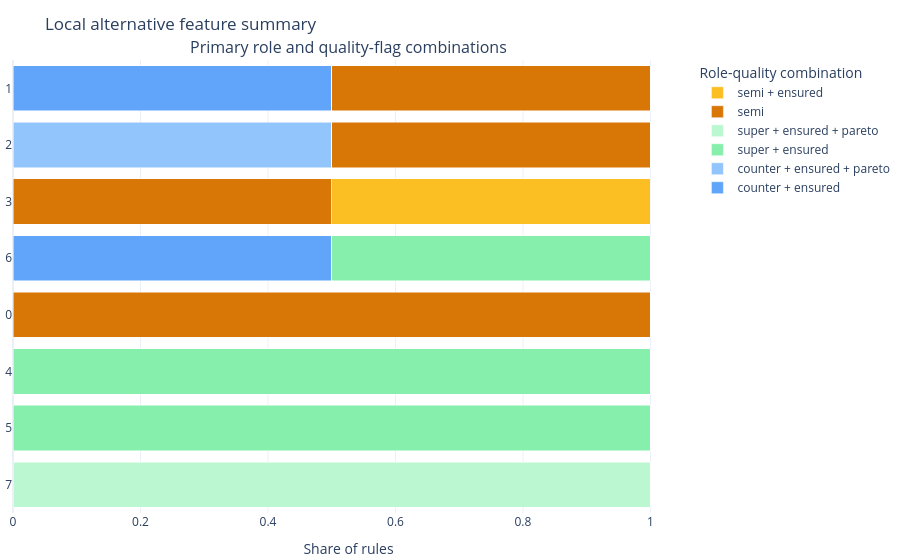

The code cell stored with this chart in its notebook:
### Markdown cell above
Normalize each feature row to shares while preserving raw counts in hover.

### Code cell
alt = alternatives[0].plot(
    style="plotly.local.alternative_feature_summary",
    show=True,
    normalize="share",
)

### Figure 1 — Plotly figure (JSON) as saved in the notebook; plotly's stock layout.template omitted (floating-point values rounded to 4 significant figures)
{"data": [{"customdata": [1, 0, 0, 1, 0, 0, 0, 0], "hovertemplate": "%{hovertext}<extra></extra>", "hovertext": ["feature: 1<br>feature index: 1<br>current value: -0.06611522595320368<br>role-quality: counter + ensured<br>primary role: counter<br>quality flags: ensured<br>count: 1<br>share within feature: 0.500<br>rule ids/ranks: rule-1 (rank 2)<br>role sources: ce_metadata=1, rule_metadata=0, heuristic=0, unavailable=0<br>bar value: share", "feature: 2<br>feature index: 2<br>current value: -2.0984040353186995<br>role-quality: counter + ensured<br>primary role: counter<br>quality flags: ensured<br>count: 0<br>share within feature: 0.000<br>rule ids/ranks: <br>role sources: ce_metadata=0, rule_metadata=0, heuristic=0, unavailable=0<br>bar value: share", "feature: 3<br>feature index: 3<br>current value: 0.25748738048707853<br>role-quality: counter + ensured<br>primary role: counter<br>quality flags: ensured<br>count: 0<br>share within feature: 0.000<br>rule ids/ranks: <br>role sources: ce_metadata=0, rule_metadata=0, heuristic=0, unavailable=0<br>bar value: share", "feature: 6<br>feature index: 6<br>current value: 0.30687180572231354<br>role-quality: counter + ensured<br>primary role: counter<br>quality flags: ensured<br>count: 1<br>share within feature: 0.500<br>rule ids/ranks: rule-9 (rank 10)<br>role sources: ce_metadata=1, rule_metadata=0, heuristic=0, unavailable=0<br>bar value: share", "feature: 0<br>feature index: 0<br>current value: -0.4224987168254349<br>role-quality: counter + ensured<br>primary role: counter<br>quality flags: ensured<br>count: 0<br>share within feature: 0.000<br>rule ids/ranks: <br>role sources: ce_metadata=0, rule_metadata=0, heuristic=0, unavailable=0<br>bar value: share", "feature: 4<br>feature index: 4<br>current value: -1.5187459901338642<br>role-quality: counter + ensured<br>primary role: counter<br>quality flags: ensured<br>count: 0<br>share within feature: 0.000<br>rule ids/ranks: <br>role sources: ce_metadata=0, rule_metadata=0, heuristic=0, unavailable=0<br>bar value: share", "feature: 5<br>feature index: 5<br>current value: 1.1045544214720489<br>role-quality: counter + ensured<br>primary role: counter<br>quality flags: ensured<br>count: 0<br>share within feature: 0.000<br>rule ids/ranks: <br>role sources: ce_metadata=0, rule_metadata=0, heuristic=0, unavailable=0<br>bar value: share", "feature: 7<br>feature index: 7<br>current value: 2.7736367156223083<br>role-quality: counter + ensured<br>primary role: counter<br>quality flags: ensured<br>count: 0<br>share within feature: 0.000<br>rule ids/ranks: <br>role sources: ce_metadata=0, rule_metadata=0, heuristic=0, unavailable=0<br>bar value: share"], "marker": {"color": "#60a5fa"}, "meta": {"panel": "role_quality", "role_quality_key": "counter__ensured"}, "name": "counter + ensured", "orientation": "h", "type": "bar", "x": [0.5, 0.0, 0.0, 0.5, 0.0, 0.0, 0.0, 0.0], "xaxis": "x", "y": ["1", "2", "3", "6", "0", "4", "5", "7"], "yaxis": "y"}, {"customdata": [0, 1, 0, 0, 0, 0, 0, 0], "hovertemplate": "%{hovertext}<extra></extra>", "hovertext": ["feature: 1<br>feature index: 1<br>current value: -0.06611522595320368<br>role-quality: counter + ensured + pareto<br>primary role: counter<br>quality flags: ensured, pareto<br>count: 0<br>share within feature: 0.000<br>rule ids/ranks: <br>role sources: ce_metadata=0, rule_metadata=0, heuristic=0, unavailable=0<br>bar value: share", "feature: 2<br>feature index: 2<br>current value: -2.0984040353186995<br>role-quality: counter + ensured + pareto<br>primary role: counter<br>quality flags: ensured, pareto<br>count: 1<br>share within feature: 0.500<br>rule ids/ranks: rule-4 (rank 5)<br>role sources: ce_metadata=1, rule_metadata=0, heuristic=0, unavailable=0<br>bar value: share", "feature: 3<br>feature index: 3<br>current value: 0.25748738048707853<br>role-quality: counter + ensured + pareto<br>primary role: counter<br>quality flags: ensured, pareto<br>count: 0<br>share within feature: 0.000<br>rule ids/ranks: <br>role sources: ce_metadata=0, rule_metadata=0, heuristic=0, unavailable=0<br>bar value: share", "feature: 6<br>feature index: 6<br>current value: 0.30687180572231354<br>role-quality: counter + ensured + pareto<br>primary role: counter<br>quality flags: ensured, pareto<br>count: 0<br>share within feature: 0.000<br>rule ids/ranks: <br>role sources: ce_metadata=0, rule_metadata=0, heuristic=0, unavailable=0<br>bar value: share", "feature: 0<br>feature index: 0<br>current value: -0.4224987168254349<br>role-quality: counter + ensured + pareto<br>primary role: counter<br>quality flags: ensured, pareto<br>count: 0<br>share within feature: 0.000<br>rule ids/ranks: <br>role sources: ce_metadata=0, rule_metadata=0, heuristic=0, unavailable=0<br>bar value: share", "feature: 4<br>feature index: 4<br>current value: -1.5187459901338642<br>role-quality: counter + ensured + pareto<br>primary role: counter<br>quality flags: ensured, pareto<br>count: 0<br>share within feature: 0.000<br>rule ids/ranks: <br>role sources: ce_metadata=0, rule_metadata=0, heuristic=0, unavailable=0<br>bar value: share", "feature: 5<br>feature index: 5<br>current value: 1.1045544214720489<br>role-quality: counter + ensured + pareto<br>primary role: counter<br>quality flags: ensured, pareto<br>count: 0<br>share within feature: 0.000<br>rule ids/ranks: <br>role sources: ce_metadata=0, rule_metadata=0, heuristic=0, unavailable=0<br>bar value: share", "feature: 7<br>feature index: 7<br>current value: 2.7736367156223083<br>role-quality: counter + ensured + pareto<br>primary role: counter<br>quality flags: ensured, pareto<br>count: 0<br>share within feature: 0.000<br>rule ids/ranks: <br>role sources: ce_metadata=0, rule_metadata=0, heuristic=0, unavailable=0<br>bar value: share"], "marker": {"color": "#93c5fd"}, "meta": {"panel": "role_quality", "role_quality_key": "counter__ensured__pareto"}, "name": "counter + ensured + pareto", "orientation": "h", "type": "bar", "x": [0.0, 0.5, 0.0, 0.0, 0.0, 0.0, 0.0, 0.0], "xaxis": "x", "y": ["1", "2", "3", "6", "0", "4", "5", "7"], "yaxis": "y"}, {"customdata": [0, 0, 0, 1, 0, 1, 1, 0], "hovertemplate": "%{hovertext}<extra></extra>", "hovertext": ["feature: 1<br>feature index: 1<br>current value: -0.06611522595320368<br>role-quality: super + ensured<br>primary role: super<br>quality flags: ensured<br>count: 0<br>share within feature: 0.000<br>rule ids/ranks: <br>role sources: ce_metadata=0, rule_metadata=0, heuristic=0, unavailable=0<br>bar value: share", "feature: 2<br>feature index: 2<br>current value: -2.0984040353186995<br>role-quality: super + ensured<br>primary role: super<br>quality flags: ensured<br>count: 0<br>share within feature: 0.000<br>rule ids/ranks: <br>role sources: ce_metadata=0, rule_metadata=0, heuristic=0, unavailable=0<br>bar value: share", "feature: 3<br>feature index: 3<br>current value: 0.25748738048707853<br>role-quality: super + ensured<br>primary role: super<br>quality flags: ensured<br>count: 0<br>share within feature: 0.000<br>rule ids/ranks: <br>role sources: ce_metadata=0, rule_metadata=0, heuristic=0, unavailable=0<br>bar value: share", "feature: 6<br>feature index: 6<br>current value: 0.30687180572231354<br>role-quality: super + ensured<br>primary role: super<br>quality flags: ensured<br>count: 1<br>share within feature: 0.500<br>rule ids/ranks: rule-10 (rank 11)<br>role sources: ce_metadata=1, rule_metadata=0, heuristic=0, unavailable=0<br>bar value: share", "feature: 0<br>feature index: 0<br>current value: -0.4224987168254349<br>role-quality: super + ensured<br>primary role: super<br>quality flags: ensured<br>count: 0<br>share within feature: 0.000<br>rule ids/ranks: <br>role sources: ce_metadata=0, rule_metadata=0, heuristic=0, unavailable=0<br>bar value: share", "feature: 4<br>feature index: 4<br>current value: -1.5187459901338642<br>role-quality: super + ensured<br>primary role: super<br>quality flags: ensured<br>count: 1<br>share within feature: 1.000<br>rule ids/ranks: rule-7 (rank 8)<br>role sources: ce_metadata=1, rule_metadata=0, heuristic=0, unavailable=0<br>bar value: share", "feature: 5<br>feature index: 5<br>current value: 1.1045544214720489<br>role-quality: super + ensured<br>primary role: super<br>quality flags: ensured<br>count: 1<br>share within feature: 1.000<br>rule ids/ranks: rule-8 (rank 9)<br>role sources: ce_metadata=1, rule_metadata=0, heuristic=0, unavailable=0<br>bar value: share", "feature: 7<br>feature index: 7<br>current value: 2.7736367156223083<br>role-quality: super + ensured<br>primary role: super<br>quality flags: ensured<br>count: 0<br>share within feature: 0.000<br>rule ids/ranks: <br>role sources: ce_metadata=0, rule_metadata=0, heuristic=0, unavailable=0<br>bar value: share"], "marker": {"color": "#86efac"}, "meta": {"panel": "role_quality", "role_quality_key": "super__ensured"}, "name": "super + ensured", "orientation": "h", "type": "bar", "x": [0.0, 0.0, 0.0, 0.5, 0.0, 1.0, 1.0, 0.0], "xaxis": "x", "y": ["1", "2", "3", "6", "0", "4", "5", "7"], "yaxis": "y"}, {"customdata": [0, 0, 0, 0, 0, 0, 0, 1], "hovertemplate": "%{hovertext}<extra></extra>", "hovertext": ["feature: 1<br>feature index: 1<br>current value: -0.06611522595320368<br>role-quality: super + ensured + pareto<br>primary role: super<br>quality flags: ensured, pareto<br>count: 0<br>share within feature: 0.000<br>rule ids/ranks: <br>role sources: ce_metadata=0, rule_metadata=0, heuristic=0, unavailable=0<br>bar value: share", "feature: 2<br>feature index: 2<br>current value: -2.0984040353186995<br>role-quality: super + ensured + pareto<br>primary role: super<br>quality flags: ensured, pareto<br>count: 0<br>share within feature: 0.000<br>rule ids/ranks: <br>role sources: ce_metadata=0, rule_metadata=0, heuristic=0, unavailable=0<br>bar value: share", "feature: 3<br>feature index: 3<br>current value: 0.25748738048707853<br>role-quality: super + ensured + pareto<br>primary role: super<br>quality flags: ensured, pareto<br>count: 0<br>share within feature: 0.000<br>rule ids/ranks: <br>role sources: ce_metadata=0, rule_metadata=0, heuristic=0, unavailable=0<br>bar value: share", "feature: 6<br>feature index: 6<br>current value: 0.30687180572231354<br>role-quality: super + ensured + pareto<br>primary role: super<br>quality flags: ensured, pareto<br>count: 0<br>share within feature: 0.000<br>rule ids/ranks: <br>role sources: ce_metadata=0, rule_metadata=0, heuristic=0, unavailable=0<br>bar value: share", "feature: 0<br>feature index: 0<br>current value: -0.4224987168254349<br>role-quality: super + ensured + pareto<br>primary role: super<br>quality flags: ensured, pareto<br>count: 0<br>share within feature: 0.000<br>rule ids/ranks: <br>role sources: ce_metadata=0, rule_metadata=0, heuristic=0, unavailable=0<br>bar value: share", "feature: 4<br>feature index: 4<br>current value: -1.5187459901338642<br>role-quality: super + ensured + pareto<br>primary role: super<br>quality flags: ensured, pareto<br>count: 0<br>share within feature: 0.000<br>rule ids/ranks: <br>role sources: ce_metadata=0, rule_metadata=0, heuristic=0, unavailable=0<br>bar value: share", "feature: 5<br>feature index: 5<br>current value: 1.1045544214720489<br>role-quality: super + ensured + pareto<br>primary role: super<br>quality flags: ensured, pareto<br>count: 0<br>share within feature: 0.000<br>rule ids/ranks: <br>role sources: ce_metadata=0, rule_metadata=0, heuristic=0, unavailable=0<br>bar value: share", "feature: 7<br>feature index: 7<br>current value: 2.7736367156223083<br>role-quality: super + ensured + pareto<br>primary role: super<br>quality flags: ensured, pareto<br>count: 1<br>share within feature: 1.000<br>rule ids/ranks: rule-11 (rank 12)<br>role sources: ce_metadata=1, rule_metadata=0, heuristic=0, unavailable=0<br>bar value: share"], "marker": {"color": "#bbf7d0"}, "meta": {"panel": "role_quality", "role_quality_key": "super__ensured__pareto"}, "name": "super + ensured + pareto", "orientation": "h", "type": "bar", "x": [0.0, 0.0, 0.0, 0.0, 0.0, 0.0, 0.0, 1.0], "xaxis": "x", "y": ["1", "2", "3", "6", "0", "4", "5", "7"], "yaxis": "y"}, {"customdata": [1, 1, 1, 0, 1, 0, 0, 0], "hovertemplate": "%{hovertext}<extra></extra>", "hovertext": ["feature: 1<br>feature index: 1<br>current value: -0.06611522595320368<br>role-quality: semi<br>primary role: semi<br>quality flags: none<br>count: 1<br>share within feature: 0.500<br>rule ids/ranks: rule-2 (rank 3)<br>role sources: ce_metadata=1, rule_metadata=0, heuristic=0, unavailable=0<br>bar value: share", "feature: 2<br>feature index: 2<br>current value: -2.0984040353186995<br>role-quality: semi<br>primary role: semi<br>quality flags: none<br>count: 1<br>share within feature: 0.500<br>rule ids/ranks: rule-3 (rank 4)<br>role sources: ce_metadata=1, rule_metadata=0, heuristic=0, unavailable=0<br>bar value: share", "feature: 3<br>feature index: 3<br>current value: 0.25748738048707853<br>role-quality: semi<br>primary role: semi<br>quality flags: none<br>count: 1<br>share within feature: 0.500<br>rule ids/ranks: rule-5 (rank 6)<br>role sources: ce_metadata=1, rule_metadata=0, heuristic=0, unavailable=0<br>bar value: share", "feature: 6<br>feature index: 6<br>current value: 0.30687180572231354<br>role-quality: semi<br>primary role: semi<br>quality flags: none<br>count: 0<br>share within feature: 0.000<br>rule ids/ranks: <br>role sources: ce_metadata=0, rule_metadata=0, heuristic=0, unavailable=0<br>bar value: share", "feature: 0<br>feature index: 0<br>current value: -0.4224987168254349<br>role-quality: semi<br>primary role: semi<br>quality flags: none<br>count: 1<br>share within feature: 1.000<br>rule ids/ranks: rule-0 (rank 1)<br>role sources: ce_metadata=1, rule_metadata=0, heuristic=0, unavailable=0<br>bar value: share", "feature: 4<br>feature index: 4<br>current value: -1.5187459901338642<br>role-quality: semi<br>primary role: semi<br>quality flags: none<br>count: 0<br>share within feature: 0.000<br>rule ids/ranks: <br>role sources: ce_metadata=0, rule_metadata=0, heuristic=0, unavailable=0<br>bar value: share", "feature: 5<br>feature index: 5<br>current value: 1.1045544214720489<br>role-quality: semi<br>primary role: semi<br>quality flags: none<br>count: 0<br>share within feature: 0.000<br>rule ids/ranks: <br>role sources: ce_metadata=0, rule_metadata=0, heuristic=0, unavailable=0<br>bar value: share", "feature: 7<br>feature index: 7<br>current value: 2.7736367156223083<br>role-quality: semi<br>primary role: semi<br>quality flags: none<br>count: 0<br>share within feature: 0.000<br>rule ids/ranks: <br>role sources: ce_metadata=0, rule_metadata=0, heuristic=0, unavailable=0<br>bar value: share"], "marker": {"color": "#d97706"}, "meta": {"panel": "role_quality", "role_quality_key": "semi"}, "name": "semi", "orientation": "h", "type": "bar", "x": [0.5, 0.5, 0.5, 0.0, 1.0, 0.0, 0.0, 0.0], "xaxis": "x", "y": ["1", "2", "3", "6", "0", "4", "5", "7"], "yaxis": "y"}, {"customdata": [0, 0, 1, 0, 0, 0, 0, 0], "hovertemplate": "%{hovertext}<extra></extra>", "hovertext": ["feature: 1<br>feature index: 1<br>current value: -0.06611522595320368<br>role-quality: semi + ensured<br>primary role: semi<br>quality flags: ensured<br>count: 0<br>share within feature: 0.000<br>rule ids/ranks: <br>role sources: ce_metadata=0, rule_metadata=0, heuristic=0, unavailable=0<br>bar value: share", "feature: 2<br>feature index: 2<br>current value: -2.0984040353186995<br>role-quality: semi + ensured<br>primary role: semi<br>quality flags: ensured<br>count: 0<br>share within feature: 0.000<br>rule ids/ranks: <br>role sources: ce_metadata=0, rule_metadata=0, heuristic=0, unavailable=0<br>bar value: share", "feature: 3<br>feature index: 3<br>current value: 0.25748738048707853<br>role-quality: semi + ensured<br>primary role: semi<br>quality flags: ensured<br>count: 1<br>share within feature: 0.500<br>rule ids/ranks: rule-6 (rank 7)<br>role sources: ce_metadata=1, rule_metadata=0, heuristic=0, unavailable=0<br>bar value: share", "feature: 6<br>feature index: 6<br>current value: 0.30687180572231354<br>role-quality: semi + ensured<br>primary role: semi<br>quality flags: ensured<br>count: 0<br>share within feature: 0.000<br>rule ids/ranks: <br>role sources: ce_metadata=0, rule_metadata=0, heuristic=0, unavailable=0<br>bar value: share", "feature: 0<br>feature index: 0<br>current value: -0.4224987168254349<br>role-quality: semi + ensured<br>primary role: semi<br>quality flags: ensured<br>count: 0<br>share within feature: 0.000<br>rule ids/ranks: <br>role sources: ce_metadata=0, rule_metadata=0, heuristic=0, unavailable=0<br>bar value: share", "feature: 4<br>feature index: 4<br>current value: -1.5187459901338642<br>role-quality: semi + ensured<br>primary role: semi<br>quality flags: ensured<br>count: 0<br>share within feature: 0.000<br>rule ids/ranks: <br>role sources: ce_metadata=0, rule_metadata=0, heuristic=0, unavailable=0<br>bar value: share", "feature: 5<br>feature index: 5<br>current value: 1.1045544214720489<br>role-quality: semi + ensured<br>primary role: semi<br>quality flags: ensured<br>count: 0<br>share within feature: 0.000<br>rule ids/ranks: <br>role sources: ce_metadata=0, rule_metadata=0, heuristic=0, unavailable=0<br>bar value: share", "feature: 7<br>feature index: 7<br>current value: 2.7736367156223083<br>role-quality: semi + ensured<br>primary role: semi<br>quality flags: ensured<br>count: 0<br>share within feature: 0.000<br>rule ids/ranks: <br>role sources: ce_metadata=0, rule_metadata=0, heuristic=0, unavailable=0<br>bar value: share"], "marker": {"color": "#fbbf24"}, "meta": {"panel": "role_quality", "role_quality_key": "semi__ensured"}, "name": "semi + ensured", "orientation": "h", "type": "bar", "x": [0.0, 0.0, 0.5, 0.0, 0.0, 0.0, 0.0, 0.0], "xaxis": "x", "y": ["1", "2", "3", "6", "0", "4", "5", "7"], "yaxis": "y"}], "layout": {"annotations": [{"font": {"size": 16}, "showarrow": false, "text": "Primary role and quality-flag combinations", "x": 0.5, "xanchor": "center", "xref": "paper", "y": 1.0, "yanchor": "bottom", "yref": "paper"}], "autosize": true, "barmode": "stack", "legend": {"title": {"text": "Role-quality combination"}}, "margin": {"b": 40, "l": 5, "r": 24, "t": 60}, "meta": {"artifact_type": "plotly.local.alternative_feature_summary", "panel_config": {"filter_top_features": null, "hover_detail": "compact", "normalize": "share", "show_conjunctions": false, "show_role_quality_summary": true, "sort_by": "total"}}, "title": {"text": "Local alternative feature summary"}, "xaxis": {"anchor": "y", "domain": [0.0, 1.0], "title": {"text": "Share of rules"}}, "yaxis": {"anchor": "x", "automargin": true, "autorange": "reversed", "domain": [0.0, 1.0]}}}
